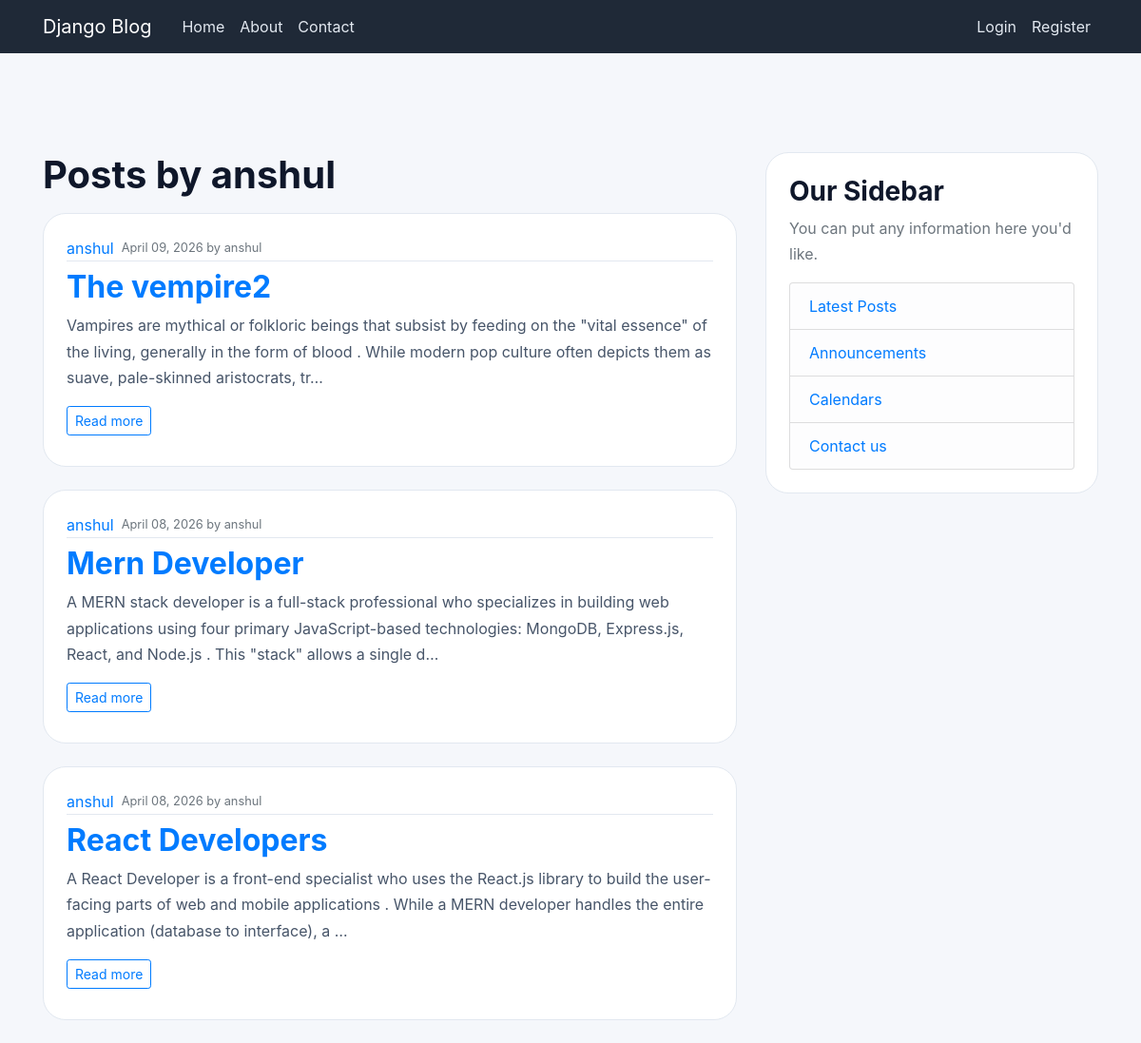
The app's page /user/anshul/ with its own data.
### blog/models.py (models this page shows, shortened)
class Posts(models.Model):
    title = models.CharField(max_length=200)
    content = models.TextField()
    date_posted = models.DateTimeField(default=timezone.now)
    author = models.ForeignKey(User, on_delete=models.CASCADE)

### blog/views.py (the view)
# urls.py: path('user/<str:username>/', UserPostListView.as_view(), name='user_posts'),
class UserPostListView(ListView):
    model = Posts
    template_name = 'blog/user_posts.html'
    context_object_name = 'posts'
    paginate_by = 5
    def get_queryset(self):
        self.author = get_object_or_404(User, username=self.kwargs.get('username'))
        return Posts.objects.filter(author=self.author).order_by('-date_posted')
    def get_context_data(self, **kwargs):
        context = super().get_context_data(**kwargs)
        context['author'] = self.author
        return context

### blog/templates/blog/user_posts.html (shortened to what this page needs)
{% extends 'blog/base.html' %}
{% block content %}
<h1 class="mb-3">
    Posts by {{ author.username }}
</h1>
  {% if posts %}
    {% for post in posts %}
      <article class="media content-section mb-4">
        <div class="row">
          <div class="media-body col-md-12">
            <div class="article-metadata mb-2 d-flex align-items-center gap-2">
               <a class="mr-2 text-decoration-none" href="{% url 'user_posts' post.author.username %}">{{ post.author }}</a>
              <small class="text-muted">{{ post.date_posted|date:"F d, Y" }} by {{ post.author.username }}</small>
            </div>
            <h2 class="mt-2"><a href="{% url 'post-detail' post.pk %}">{{ post.title }}</a></h2>
            <p class="article-content">{{ post.content|truncatechars:220 }}</p>
            <a class="btn btn-sm btn-outline-primary mb-2" href="{% url 'post-detail' post.pk %}">Read more</a>
          </div>
        </div>
      </article>
    {% endfor %}
  {% else %}
    <p>No posts are available yet.</p>
  {% endif %}
{% endblock %}

### blog/static/blog/main.css (style rules this page uses)
body { background: #f5f7fb; color: #1f2937; margin-top: 5rem; font-family: 'Inter', 'Segoe UI', system-ui, -apple-system, BlinkMacSystemFont, 'Segoe UI', sans-serif; }
p { color: #475569; line-height: 1.7; }
h1, h2, h3, h4, h5, h6 { color: #0f172a; font-weight: 700; }
.content-section { background: #ffffff; padding: 24px; border-radius: 24px; border: 1px solid #e2e8f0; margin-bottom: 24px; }
.article-content { white-space: pre-line; }
.article-metadata { padding-bottom: 1px; margin-bottom: 4px; border-bottom: 1px solid #e2e8f0; }

### records on screen
Posts: author "anshul", date_posted "April 09, 2026", author.username "anshul", title "The vempire2", content "Vampires are mythical or folkloric beings that subsist by feeding on the \"vital essence\" of the living, generally in the form of blood . While modern pop culture often depicts them as suave, pale-skinned aristocrats, tr…"
Posts: author "anshul", date_posted "April 08, 2026", author.username "anshul", title "Mern Developer", content "A MERN stack developer is a full-stack professional who specializes in building web applications using four primary JavaScript-based technologies: MongoDB, Express.js, React, and Node.js . This \"stack\" allows a single d…"
Posts: author "anshul", date_posted "April 08, 2026", author.username "anshul", title "React Developers", content "A React Developer is a front-end specialist who uses the React.js library to build the user-facing parts of web and mobile applications . While a MERN developer handles the entire application (database to interface), a …"

### other values on screen
{{ author.username }} "anshul"
